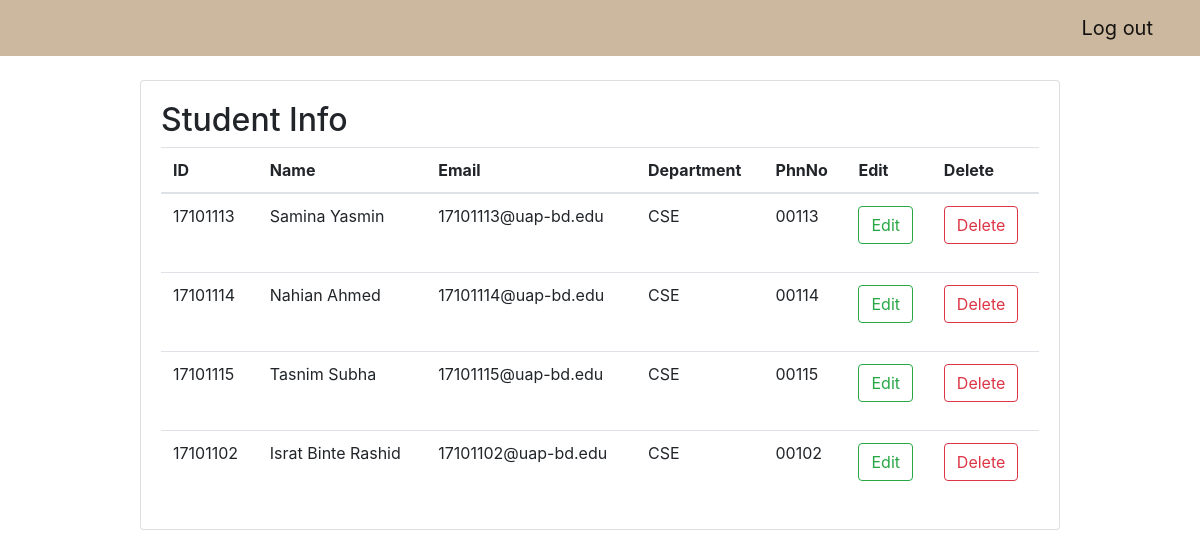
Screenshot of /student/ (signed in) with the database file from the repository.
### onlineapp/models.py (models this page shows)
class Student(models.Model):
    s_id = models.CharField(max_length=10)
    name = models.CharField(max_length=150)
    email = models.EmailField(max_length=100)
    dpt = models.CharField(max_length=50)
    phn = models.CharField(max_length=11)

### onlineapp/views.py (the view)
# urls.py: path('student/', views.student_list, name='student_list'),
@login_required
def student_list(request):
    student = Student.objects.all()
    return render(request, 'student_list.html', {
        'student': student
    })

### Exam/templates/student_list.html (shortened to what this page needs)
{% extends 'index.html' %}
{% block content %}
  {% block content_header %}
    <h2>Student Info</h2>
  {% endblock %}
  <table class="table mb-0">
    <thead>
      <tr>
        <th>ID</th>
        <th>Name</th>
        <th>Email</th>
          <th>Department</th>
        <th>PhnNo</th>
        <th>Edit</th>
        <th>Delete</th>
      </tr>
    </thead>
    <tbody>
      {% for i in student %}
        <tr>
          <td>{{ i.s_id }}</td>
          <td>{{ i.name }}</td>
          <td>{{ i.email }}</td>
            <td>{{ i.dpt }}</td>
          <td>{{ i.phn }}</td>
          <td>
            <form method="post" action="{% url 'edit_student' i.pk %}">
              <button type="submit" class="btn btn-outline-success btn-md">Edit</button>
            </form>
          </td>
          <td>
            <form method="post" action="{% url 'delete_student' i.pk %}">
              <button type="submit" class="btn btn-outline-danger btn-md">Delete</button>
            </form>
          </td>
        </tr>
      {% endfor %}
    </tbody>
  </table>
{% endblock %}

### Exam/templates/index.html (shortened to what this page needs)
{% load static %}
<html lang="en">
<head>
  <link rel="stylesheet" href="https://stackpath.bootstrapcdn.com/bootstrap/4.1.3/css/bootstrap.min.css">
  <link rel="stylesheet" type="text/css" href="{% static 'css/app.css' %}">
</head>
<body>
  <nav class="navbar navbar-expand-lg navbar-light mb-4" style="background-color:#ccb89f">
    <div class="container-fluid">
<div >
            <a class="navbar-brand" href="{% url 'logout' %}" >Log out</a>
        </div>
    </div>
  </nav>
<div class="container">
    <div class="row justify-content-center">
      <div class="col-lg-10 col-md-12">
        <div class="card mb-4">
          <div class="card-body">
            {% block content  %}
            {% endblock %}
          </div>
        </div>
      </div>
    </div>
  </div>
</body>
</html>

### Exam/static/css/app.css (style rules this page uses)
body { background-image: url("p.png"); background-repeat: no-repeat; background-position: center; }

### rows the page displays
Student: s_id "17101113", name "Samina Yasmin", email "17101113@uap-bd.edu", dpt "CSE", phn "00113"
Student: s_id "17101114", name "Nahian Ahmed", email "17101114@uap-bd.edu", dpt "CSE", phn "00114"
Student: s_id "17101115", name "Tasnim Subha", email "17101115@uap-bd.edu", dpt "CSE", phn "00115"
Student: s_id "17101102", name "Israt Binte Rashid", email "17101102@uap-bd.edu", dpt "CSE", phn "00102"
